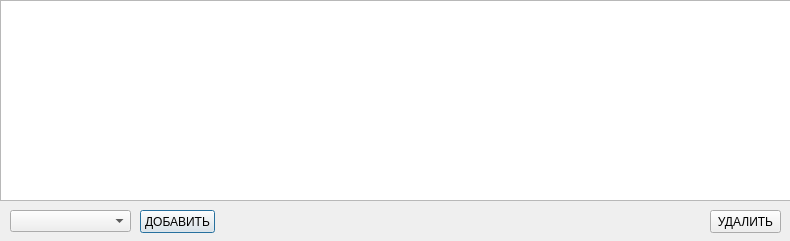
<?xml version="1.0" encoding="UTF-8"?>
<ui version="4.0">
 <class>PriceDialog</class>
 <widget class="QDialog" name="PriceDialog">
  <property name="geometry">
   <rect>
    <x>0</x>
    <y>0</y>
    <width>790</width>
    <height>241</height>
   </rect>
  </property>
  <property name="windowTitle">
   <string>Dialog</string>
  </property>
  <widget class="QTableWidget" name="tableWidget">
   <property name="geometry">
    <rect>
     <x>0</x>
     <y>0</y>
     <width>791</width>
     <height>201</height>
    </rect>
   </property>
  </widget>
  <widget class="QPushButton" name="pushButton_2">
   <property name="geometry">
    <rect>
     <x>140</x>
     <y>210</y>
     <width>75</width>
     <height>23</height>
    </rect>
   </property>
   <property name="text">
    <string>ДОБАВИТЬ</string>
   </property>
  </widget>
  <widget class="QComboBox" name="comboBox">
   <property name="geometry">
    <rect>
     <x>10</x>
     <y>210</y>
     <width>121</width>
     <height>22</height>
    </rect>
   </property>
  </widget>
  <widget class="QPushButton" name="pushButton_3">
   <property name="geometry">
    <rect>
     <x>710</x>
     <y>210</y>
     <width>71</width>
     <height>23</height>
    </rect>
   </property>
   <property name="text">
    <string>УДАЛИТЬ</string>
   </property>
  </widget>
 </widget>
 <resources/>
 <connections/>
</ui>
